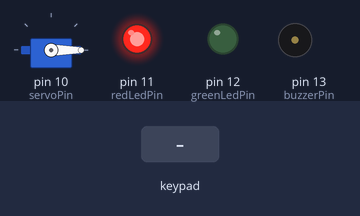
The sketch below on a simulated Arduino Uno, built with avr-gcc and run on an emulated ATmega328P. Parts: servo, output pins drawn as LEDs (lit = HIGH), buzzer (waves = sounding). The inputs (shaded band) are chosen by the test bench. What the sketch prints to the serial monitor is not drawn.

Above: at 1.2 s.
1.3 s: keypad keys 2 3 4 5 pressed 0.4 s apart
At 2.6 s:
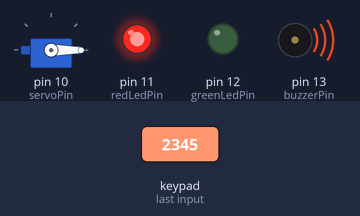
5.0 s: keypad keys 1 2 3 4 pressed 0.4 s apart
At 6.8 s:
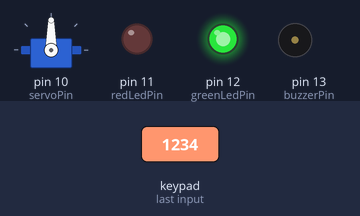
8.1 s: keypad keys 1 2 3 4 # pressed 0.4 s apart
Timing chart, 0 to 18.2 s (numbered marks = the images above; inputs shaded):
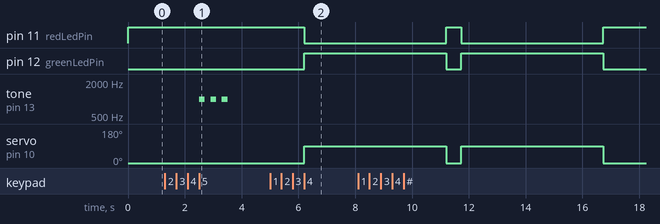

The sketch:

sketch.ino
```cpp
#include <Keypad.h>
#include <Servo.h>

// Define keypad layout
const byte ROWS = 4;
const byte COLS = 4;
char keys[ROWS][COLS] = {
  {'1','2','3','A'},
  {'4','5','6','B'},
  {'7','8','9','C'},
  {'*','0','#','D'}
};
byte rowPins[ROWS] = {2, 3, 4, 5}; // Rows to pins 2-5
byte colPins[COLS] = {6, 7, 8, 9}; // Columns to pins 6-9

Keypad keypad = Keypad(makeKeymap(keys), rowPins, colPins, ROWS, COLS);

// Servo, LED, and Buzzer pins
Servo doorLock;
const int servoPin = 10; // Servo on pin 10
const int redLedPin = 11; // Red LED (locked/wrong) on pin 11
const int greenLedPin = 12; // Green LED (unlocked) on pin 12
const int buzzerPin = 13; // Buzzer on pin 13

// Password settings
const String correctPassword = "1234"; // Default password
String enteredPassword = "";
const int maxAttempts = 3;
int attempts = 0;

void setup() {
  Serial.begin(9600); // Start serial for debugging
  doorLock.attach(servoPin); // Attach servo
  pinMode(redLedPin, OUTPUT);
  pinMode(greenLedPin, OUTPUT);
  pinMode(buzzerPin, OUTPUT); // Set buzzer as output
  digitalWrite(buzzerPin, LOW); // Buzzer off initially

  // Initial state: locked
  doorLock.write(0); // Lock position (0 degrees)
  digitalWrite(redLedPin, HIGH); // Red LED ON
  digitalWrite(greenLedPin, LOW); // Green LED OFF
  Serial.println("Smart Door Lock Ready! Enter 4-digit password.");
}

void loop() {
  char key = keypad.getKey();

  if (key) {
    Serial.print("*"); // Mask input
    enteredPassword += key;

    // Check if 4 digits entered
    if (enteredPassword.length() == 4) {
      if (enteredPassword == correctPassword) {
        // Correct password
        Serial.println("\nAccess Granted! Door Unlocked.");
        doorLock.write(90); // Unlock position (90 degrees)
        digitalWrite(greenLedPin, HIGH); // Green LED ON
        digitalWrite(redLedPin, LOW); // Red LED OFF
        delay(5000); // Keep unlocked for 5 seconds
        // Auto-lock after 5 seconds
        Serial.println("Door Locked.");
        doorLock.write(0); // Lock position
        digitalWrite(greenLedPin, LOW); // Green LED OFF
        digitalWrite(redLedPin, HIGH); // Red LED ON
        attempts = 0; // Reset attempts
      } else {
        // Wrong password
        Serial.println("\nAccess Denied! Wrong Password.");
        digitalWrite(redLedPin, HIGH); // Red LED ON
        digitalWrite(greenLedPin, LOW); // Green LED OFF
        // Activate buzzer: 3 short beeps at 1kHz
        for (int i = 0; i < 3; i++) {
          tone(buzzerPin, 1000); // 1kHz tone
          delay(200);
          noTone(buzzerPin);
          delay(200);
        }
        attempts++;
        if (attempts >= maxAttempts) {
          Serial.println("Too many attempts! System locked for 10 seconds.");
          digitalWrite(redLedPin, HIGH); // Red LED ON
          delay(10000); // Lockout for 10 seconds
          attempts = 0; // Reset attempts
        }
      }
      enteredPassword = ""; // Reset password
    }
  }
}
```

Measured:
- after the input at 1.3 s, tone on pin 13 (buzzerPin): alternates 1000 Hz for 0.20 s and silent for 0.20 s, 6 changes in all, then stays silent, starting after 1.2 s
- after the input at 5.0 s, pin 11 (redLedPin): HIGH → LOW after 1.2 s; pin 12 (greenLedPin): LOW → HIGH after 1.2 s; servo on pin 10 (servoPin): 0° → 90° after 1.2 s
